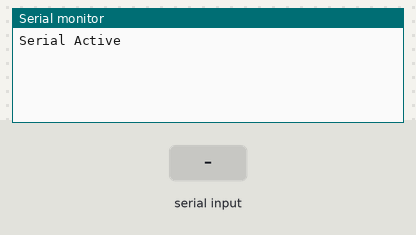
The sketch below on a simulated Raspberry Pi Pico. Shown: the last lines printed to the serial monitor. The test bench sets the inputs (shaded band).

Above: at 1.2 s.
1.3 s: "1\n" received over the second serial link
At 1.8 s:
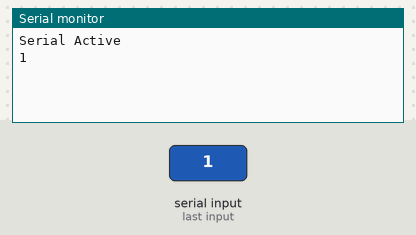
2.8 s: "0\n" received over the second serial link
At 4.0 s:
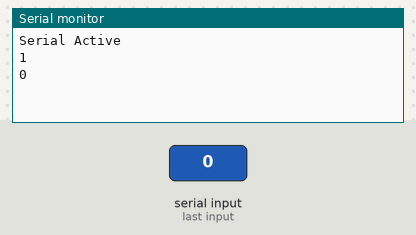
4.3 s: "2\n" received over the second serial link
At 5.3 s:
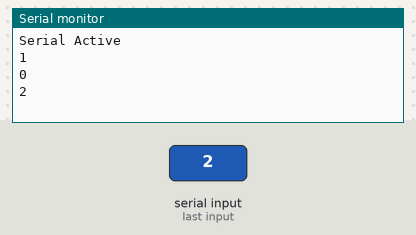

Measured:
- after the input at 1.3 s, the serial monitor: prints a new line at once (image 1)
- after the input at 2.8 s, the serial monitor: prints a new line at once (image 2)
- after the input at 4.3 s, the serial monitor: prints a new line at once (image 3)

The sketch:

gps-test.ino
```cpp
/*
 * Test program for Serial GPS
 * Tested with:
 *   ESP32-S3 Dev Module (Waveshare ESP32-S3-Pico)
 *   Raspberry Pi Pico RP2040
 */

#ifdef ARDUINO_ARCH_ESP32
// ESP32
#include <HardwareSerial.h>
HardwareSerial GPSSerial(1);
#else
// RP2040
#define GPSSerial Serial1
#endif

#define ConsSerial Serial

void setup() {
  // make this baud rate fast enough to we aren't waiting on it
  ConsSerial.begin(115200);

  // wait for hardware serial to appear
  while (!ConsSerial) delay(10);

#ifdef ARDUINO_ARCH_ESP32
  // ESP32 needs GPIO specifics
  GPSSerial.begin(9600, SERIAL_8N1, 12, 11);
#else
  GPSSerial.begin(9600);
#endif

  ConsSerial.println("Serial Active");

  // Request only RMC and GGA messages
  GPSSerial.println("$PMTK314,0,1,0,1,0,0,0,0,0,0,0,0,0,0,0,0,0*28");
  delay(10);
  // Request 10 sec updates
  GPSSerial.println("$PMTK220,10000*2F");
}


void loop() {
  if (GPSSerial.available()) {
    char nmeaMsg[83];
    size_t len = GPSSerial.readBytesUntil('\n', nmeaMsg, 83);
    nmeaMsg[len] = '\0';
    ConsSerial.println(nmeaMsg);

    // Debugging
    // ConsSerial.write(GPSSerial.read());
  }
}
```
